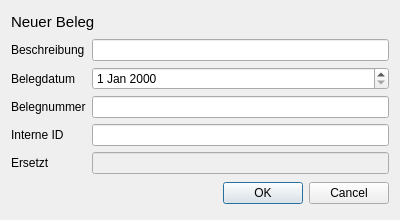
<?xml version="1.0" encoding="UTF-8"?>
<ui version="4.0">
 <class>Dialog</class>
 <widget class="QDialog" name="Dialog">
  <property name="geometry">
   <rect>
    <x>0</x>
    <y>0</y>
    <width>400</width>
    <height>220</height>
   </rect>
  </property>
  <property name="windowTitle">
   <string>Dialog</string>
  </property>
  <layout class="QVBoxLayout" name="verticalLayout">
   <item>
    <widget class="QLabel" name="titel">
     <property name="sizePolicy">
      <sizepolicy hsizetype="Maximum" vsizetype="Maximum">
       <horstretch>0</horstretch>
       <verstretch>0</verstretch>
      </sizepolicy>
     </property>
     <property name="font">
      <font>
       <pointsize>11</pointsize>
      </font>
     </property>
     <property name="text">
      <string>Neuer Beleg</string>
     </property>
    </widget>
   </item>
   <item>
    <layout class="QGridLayout" name="gridLayout">
     <item row="4" column="1">
      <widget class="QLineEdit" name="id"/>
     </item>
     <item row="2" column="1">
      <widget class="QDateEdit" name="date"/>
     </item>
     <item row="3" column="1">
      <widget class="QLineEdit" name="lineEdit"/>
     </item>
     <item row="2" column="0">
      <widget class="QLabel" name="label_3">
       <property name="text">
        <string>Belegdatum</string>
       </property>
      </widget>
     </item>
     <item row="3" column="0">
      <widget class="QLabel" name="label_4">
       <property name="text">
        <string>Belegnummer</string>
       </property>
      </widget>
     </item>
     <item row="1" column="0">
      <widget class="QLabel" name="label">
       <property name="text">
        <string>Beschreibung</string>
       </property>
      </widget>
     </item>
     <item row="1" column="1">
      <widget class="QLineEdit" name="description"/>
     </item>
     <item row="4" column="0">
      <widget class="QLabel" name="label_5">
       <property name="text">
        <string>Interne ID</string>
       </property>
      </widget>
     </item>
     <item row="5" column="0">
      <widget class="QLabel" name="label_2">
       <property name="text">
        <string>Ersetzt</string>
       </property>
      </widget>
     </item>
     <item row="5" column="1">
      <widget class="QLineEdit" name="replaces">
       <property name="enabled">
        <bool>false</bool>
       </property>
      </widget>
     </item>
    </layout>
   </item>
   <item>
    <widget class="QDialogButtonBox" name="buttonBox">
     <property name="orientation">
      <enum>Qt::Horizontal</enum>
     </property>
     <property name="standardButtons">
      <set>QDialogButtonBox::Cancel|QDialogButtonBox::Ok</set>
     </property>
    </widget>
   </item>
  </layout>
 </widget>
 <resources/>
 <connections>
  <connection>
   <sender>buttonBox</sender>
   <signal>accepted()</signal>
   <receiver>Dialog</receiver>
   <slot>accept()</slot>
   <hints>
    <hint type="sourcelabel">
     <x>248</x>
     <y>254</y>
    </hint>
    <hint type="destinationlabel">
     <x>157</x>
     <y>274</y>
    </hint>
   </hints>
  </connection>
  <connection>
   <sender>buttonBox</sender>
   <signal>rejected()</signal>
   <receiver>Dialog</receiver>
   <slot>reject()</slot>
   <hints>
    <hint type="sourcelabel">
     <x>316</x>
     <y>260</y>
    </hint>
    <hint type="destinationlabel">
     <x>286</x>
     <y>274</y>
    </hint>
   </hints>
  </connection>
 </connections>
</ui>
